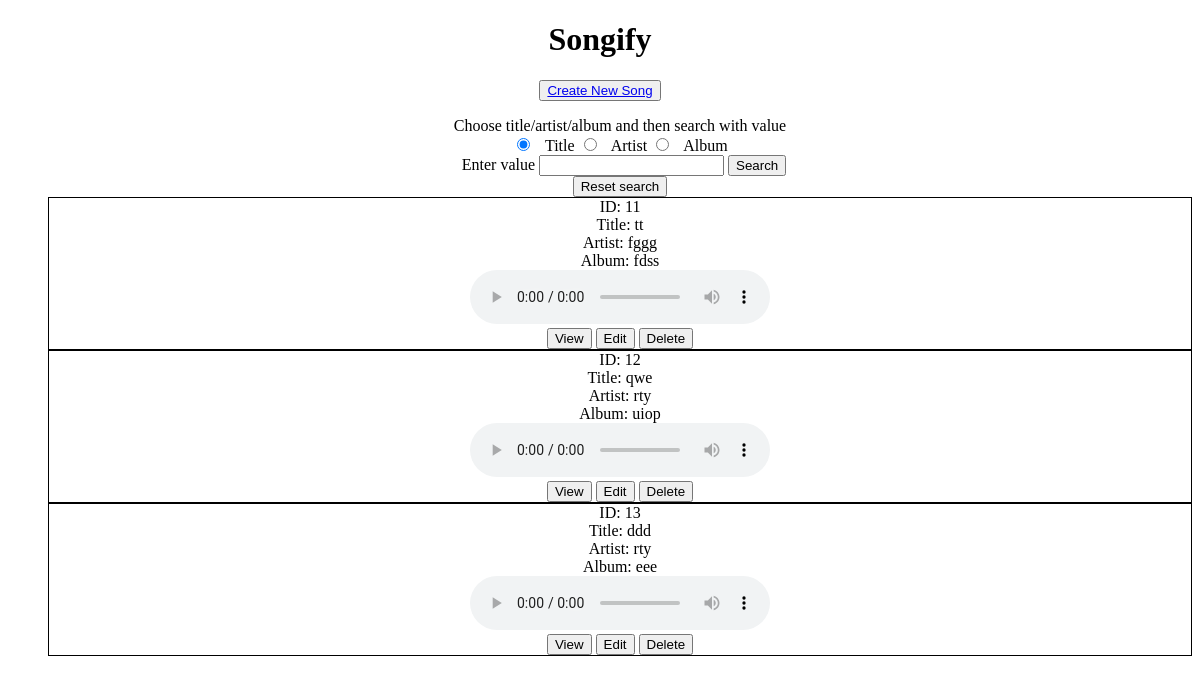
Before: / with the older database file.
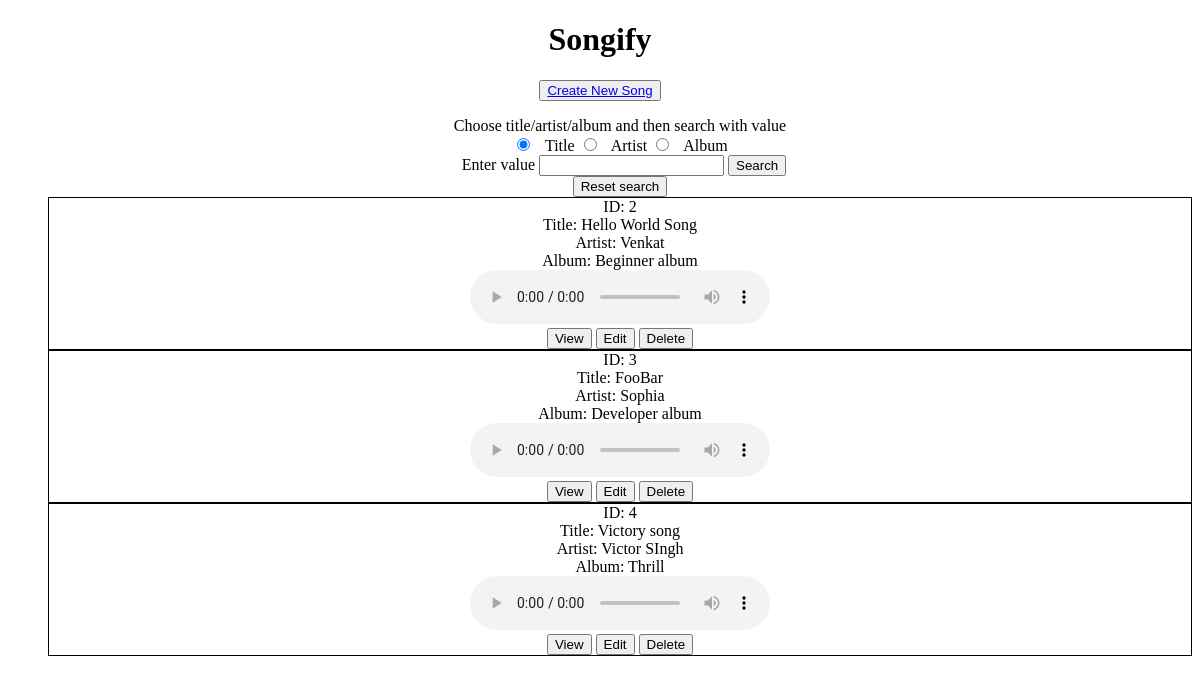
After: the same page with the newer database file.
### tables this page shows
CREATE TABLE songs(id integer primary key AUTOINCREMENT,title text not null,artist text not null,album text not null,songFile text not null );

### app.py (the view)
@app.route('/')
def home():
    rows = []
    cursor.execute("SELECT * FROM songs")
    songs = cursor.fetchall()
    return render_template('index.html', songs=songs)

### templates/index.html (shortened to what this page needs)
<!DOCTYPE html>
<html>
<head>
</head>
<link rel="stylesheet" href="{{ url_for('static', filename='general.css') }}"/>
<body>
	<h1 align="center">Songify</h1>
	<center><strong><button><a href="/song/create">Create New Song</a></button></strong></center>
	<ul align="center" style="list-style:none">
		<form method="POST" action="/song/search">
			Choose title/artist/album and then search with value
			<br>
			<input type="radio" id="attribute" name="attribute" value="title" checked>
			  <label for="attribute">Title</label>
			<input type="radio" id="attribute" name="attribute" value="artist">
			  <label for="attribute">Artist</label>
			<input type="radio" id="attribute" name="attribute" value="album">
			  <label for="attribute">Album</label>
			<br>
			  <label for="attribute">Enter value</label>
			<input type="text" id="attributeValue" name="attributeValue">
			<button type="submit" name='search' value="Search">Search</button>
		</form>
		<a href="/"><button>Reset search</button></a>
		{% for song in songs %}
		<div style="border:1px solid black;">
			<label>ID</label>:
			<span>{{ song[0] }}</span>
			<br>
			<label>Title</label>:
			<span>{{ song[1] }}</span>
			<br>
			<label>Artist</label>:
			<span>{{ song[2] }}</span>
			<br>
			<label>Album</label>:
			<span>{{ song[3] }}</span>
			<br>
			<audio controls src="{{ url_for('static',filename=song[4]) }}" type="audio/mp3"></audio>
			<br>
			<form class="crudButtons" method="post" action="/song/view">
				<button type="submit">View</a> </button>
			</form>
			<form class="crudButtons" method="post" action="/song/edit">
				<button type="submit">Edit</button>
			</form>
			<form class="crudButtons" method="post" action="/song/delete">
				<button type="submit">Delete</a> </button>
			</form>
			<br>
		</div>
		{% endfor %}
	</ul>
</body>
</html>

Changed rows visible on the page:
removed songs: id "11", title "tt", artist "fggg", album "fdss"
removed songs: id "12", title "qwe", artist "rty", album "uiop"
removed songs: id "13", title "ddd", artist "rty", album "eee"
added songs: id "2", title "Hello World Song", artist "Venkat", album "Beginner album"
added songs: id "3", title "FooBar", artist "Sophia", album "Developer album"
added songs: id "4", title "Victory song", artist "Victor SIngh", album "Thrill"
